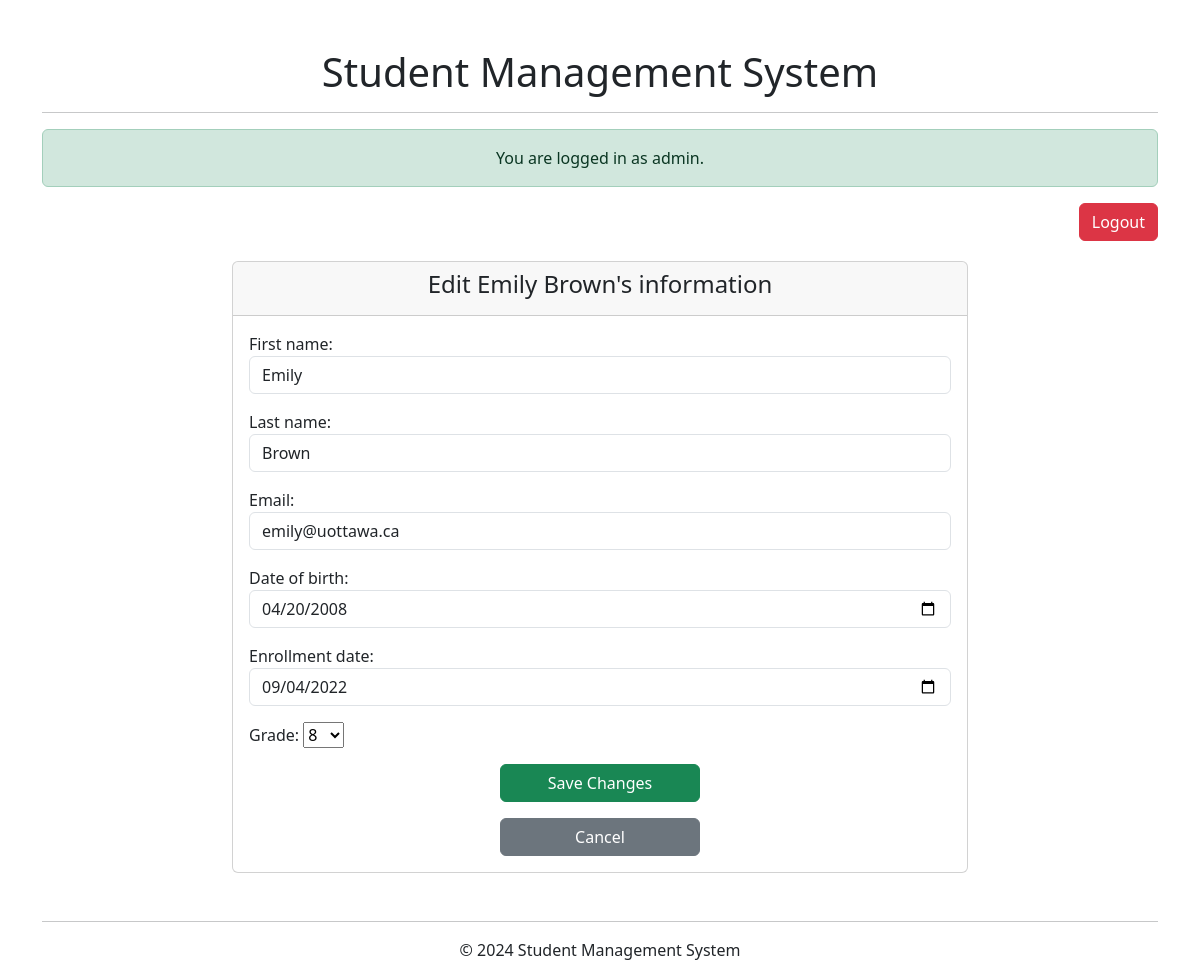
The app's page /student/22/edit/ (signed in) with its own data.
### student/models.py (models this page shows, shortened)
class Student(models.Model):
    first_name = models.CharField(max_length=100)
    last_name = models.CharField(max_length=100)
    email = models.EmailField()
    date_of_birth = models.DateField()
    enrollment_date = models.DateField()
    grade = models.IntegerField()
    def name(self):
        return f"{self.first_name} {self.last_name}"

### student/views.py (the view)
# urls.py: path("student/<int:pk>/edit/", views.student_edit, name="student_edit"),
@login_required
def student_edit(request, pk):
    student = get_object_or_404(Student, pk=pk)
    if request.method == 'POST':
        form = StudentForm(request.POST, instance=student)
        if form.is_valid():
            form.save()
            return redirect('student_detail', pk=pk)
    else:
        form = StudentForm(instance = student)
    return render(request, 'student/edit.html', {'form': form, 'student': student})

### student/forms.py
class StudentForm(forms.ModelForm):
    class Meta:
        model = Student
        fields = ['first_name', 'last_name', 'email', 'date_of_birth', 'enrollment_date', 'grade']
        widgets = {
            'first_name' : forms.TextInput(attrs={'class': 'form-control'}),
            'last_name' : forms.TextInput(attrs={'class': 'form-control'}),
            'email' : forms.EmailInput(attrs={'class': 'form-control'}),
            'date_of_birth': forms.DateInput(attrs={'class': 'form-control', 'type': 'date'}),
            'enrollment_date': forms.DateInput(attrs={'class': 'form-control', 'type': 'date'}),
            'grade': forms.Select(choices=[(i, i) for i in range(1, 13)], attrs={'class': 'from-select'})  # Dropdown from 1 to 12
        }

### student/templates/student/edit.html (shortened to what this page needs)
{% extends 'base.html' %}
{% block content %}
<div class="row justify-content-center">
    <div class="col-md-8">
        <div class="card">
            <div class="card-header text-center">
                <h4>Edit {{student.name}}'s information</h4>
            </div>
            <div class="card-body">
                <form method="post">
                    {{ form.as_p }}
                    <div class="d-grid mb-3">
                        <button type="submit" class="btn btn-success" style="width: 200px; margin: 0 auto;">Save
                            Changes</button>
                    </div>
                    <div class="d-grid">
                        <a href="{% url 'student_detail' student.pk %}" class="btn btn-secondary"
                            style="width: 200px; margin: 0 auto;">Cancel</a>
                    </div>
                </form>
            </div>
        </div>
    </div>
</div>
{% endblock content %}

### student/templates/base.html (shortened to what this page needs)
<!DOCTYPE html>
<html lang="en">
<head>
    <link href="https://cdn.jsdelivr.net/npm/bootstrap@5.3.0-alpha1/dist/css/bootstrap.min.css" rel="stylesheet">
</head>
<body>
    <div class="container mt-5">
        <header class="text-center" style="padding-bottom: 20px;">
            <h1>Student Management System</h1>
            <hr>
            {% if user.is_authenticated %}
            <p class="alert alert-success">You are logged in as {{ user.username }}.</p>
            <div class="d-grid gap-2 d-md-block text-end">
                <a href="{% url 'logout' %}" class="btn btn-danger">Logout</a>
            </div>
            {% else %}
            <div class="d-grid gap-2 d-md-block text-end">
                <a href="{% url 'login' %}" class="btn btn-primary">Login</a>
                <a href="{% url 'signup' %}" class="btn btn-secondary">Sign Up</a>
            </div>
            {% endif %}
        </header>
        <main>
            {% block content %}{% endblock %}
        </main>
        <footer class="text-center mt-5">
            <hr>
            <p>&copy; 2024 Student Management System</p>
        </footer>
    </div>
</body>
</html>

### records on screen
Student: name "Emily Brown", first_name "Emily", last_name "Brown", email "emily@uottawa.ca", date_of_birth "04/20/2008", enrollment_date "09/04/2022", grade "8"

### other values on screen
{{ user.username }} "admin"
